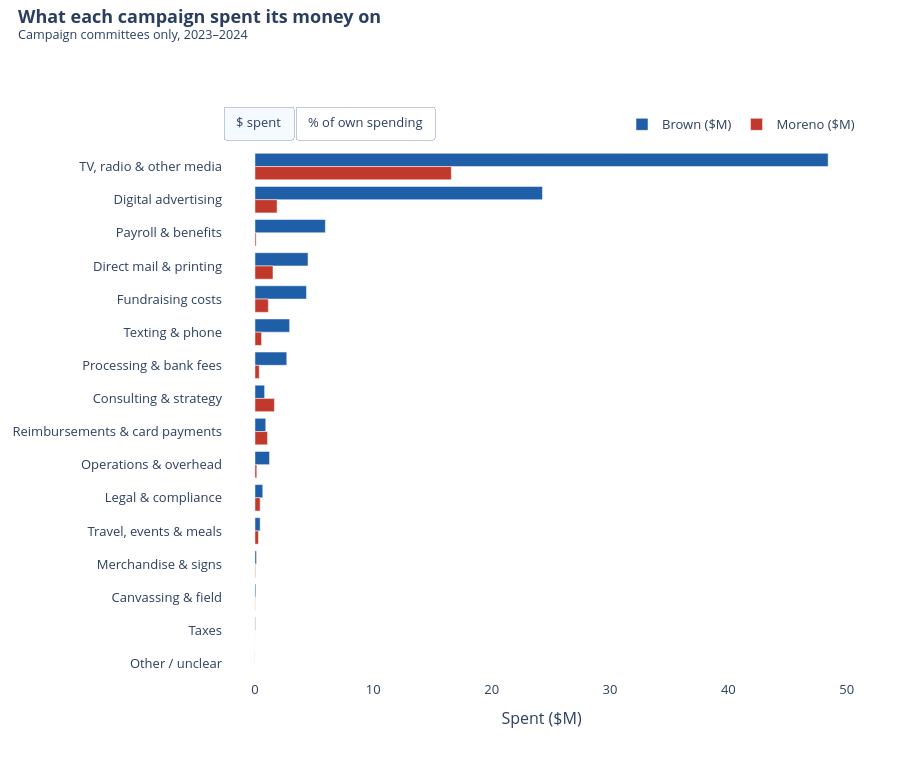

Notebook code for this chart:
### Code cell
# Chart 2: spending by category ($ and % switch)
fig = go.Figure()
for mode in ["dollars", "percent"]:
    for w in WHO:
        if mode == "dollars":
            values = category_table[w] / 1e6
            name = w + " ($M)"
        else:
            values = category_table[w + "_pct"]
            name = w + " (% of own spending)"
        hover = [f"<b>{row['category']}</b><br>{w}: {money_m(row[w])} ({row[w + '_pct']:.1f}% of {w}'s spending)"
                 for _, row in category_table.iterrows()]
        fig.add_trace(go.Bar(y=category_table["category"], x=values, orientation="h", name=name,
                             marker_color=COLORS[w], hovertext=hover, hoverinfo="text",
                             visible=(mode == "dollars")))
fig.update_yaxes(autorange="reversed")
fig.update_xaxes(title_text="Spent ($M)")
fig.update_layout(barmode="group", updatemenus=[dict(
    type="buttons", direction="right", x=0, xanchor="left", y=1.02, yanchor="bottom",
    buttons=[dict(label="$ spent", method="update",
                  args=[{"visible": [True, True, False, False]}, {"xaxis.title.text": "Spent ($M)"}]),
             dict(label="% of own spending", method="update",
                  args=[{"visible": [False, False, True, True]}, {"xaxis.title.text": "Share of own spending (%)"}])])])
finish(fig, "02_category_spending.html", "What each campaign spent its money on", SCOPE, height=780)

### Figure 1 — Plotly figure (JSON) as saved in the notebook; plotly's stock layout.template omitted (floating-point values rounded to 4 significant figures)
{"data": [{"hoverinfo": "text", "hovertext": ["<b>TV, radio & other media</b><br>Brown: $48.43M (49.7% of Brown's spending)", "<b>Digital advertising</b><br>Brown: $24.29M (24.9% of Brown's spending)", "<b>Payroll & benefits</b><br>Brown: $5.95M (6.1% of Brown's spending)", "<b>Direct mail & printing</b><br>Brown: $4.48M (4.6% of Brown's spending)", "<b>Fundraising costs</b><br>Brown: $4.36M (4.5% of Brown's spending)", "<b>Texting & phone</b><br>Brown: $2.93M (3.0% of Brown's spending)", "<b>Processing & bank fees</b><br>Brown: $2.69M (2.8% of Brown's spending)", "<b>Consulting & strategy</b><br>Brown: $0.82M (0.8% of Brown's spending)", "<b>Reimbursements & card payments</b><br>Brown: $0.91M (0.9% of Brown's spending)", "<b>Operations & overhead</b><br>Brown: $1.23M (1.3% of Brown's spending)", "<b>Legal & compliance</b><br>Brown: $0.66M (0.7% of Brown's spending)", "<b>Travel, events & meals</b><br>Brown: $0.44M (0.5% of Brown's spending)", "<b>Merchandise & signs</b><br>Brown: $0.13M (0.1% of Brown's spending)", "<b>Canvassing & field</b><br>Brown: $0.08M (0.1% of Brown's spending)", "<b>Taxes</b><br>Brown: $0.05M (0.1% of Brown's spending)", "<b>Other / unclear</b><br>Brown: $-0.01M (-0.0% of Brown's spending)"], "marker": {"color": "#1f5fa8"}, "name": "Brown ($M)", "orientation": "h", "type": "bar", "visible": true, "x": [48.43, 24.29, 5.951, 4.484, 4.357, 2.933, 2.689, 0.8179, 0.9141, 1.233, 0.6606, 0.44, 0.1338, 0.07995, 0.04903, -0.008062], "y": ["TV, radio & other media", "Digital advertising", "Payroll & benefits", "Direct mail & printing", "Fundraising costs", "Texting & phone", "Processing & bank fees", "Consulting & strategy", "Reimbursements & card payments", "Operations & overhead", "Legal & compliance", "Travel, events & meals", "Merchandise & signs", "Canvassing & field", "Taxes", "Other / unclear"]}, {"hoverinfo": "text", "hovertext": ["<b>TV, radio & other media</b><br>Moreno: $16.59M (64.3% of Moreno's spending)", "<b>Digital advertising</b><br>Moreno: $1.87M (7.2% of Moreno's spending)", "<b>Payroll & benefits</b><br>Moreno: $0.10M (0.4% of Moreno's spending)", "<b>Direct mail & printing</b><br>Moreno: $1.52M (5.9% of Moreno's spending)", "<b>Fundraising costs</b><br>Moreno: $1.13M (4.4% of Moreno's spending)", "<b>Texting & phone</b><br>Moreno: $0.56M (2.2% of Moreno's spending)", "<b>Processing & bank fees</b><br>Moreno: $0.36M (1.4% of Moreno's spending)", "<b>Consulting & strategy</b><br>Moreno: $1.64M (6.4% of Moreno's spending)", "<b>Reimbursements & card payments</b><br>Moreno: $1.07M (4.1% of Moreno's spending)", "<b>Operations & overhead</b><br>Moreno: $0.16M (0.6% of Moreno's spending)", "<b>Legal & compliance</b><br>Moreno: $0.44M (1.7% of Moreno's spending)", "<b>Travel, events & meals</b><br>Moreno: $0.30M (1.1% of Moreno's spending)", "<b>Merchandise & signs</b><br>Moreno: $0.05M (0.2% of Moreno's spending)", "<b>Canvassing & field</b><br>Moreno: $0.02M (0.1% of Moreno's spending)", "<b>Taxes</b><br>Moreno: $0.00M (0.0% of Moreno's spending)", "<b>Other / unclear</b><br>Moreno: $0.00M (0.0% of Moreno's spending)"], "marker": {"color": "#c0392b"}, "name": "Moreno ($M)", "orientation": "h", "type": "bar", "visible": true, "x": [16.59, 1.871, 0.1012, 1.524, 1.132, 0.5615, 0.3637, 1.644, 1.066, 0.1568, 0.4366, 0.2952, 0.04821, 0.02372, 0.004561, 0.0], "y": ["TV, radio & other media", "Digital advertising", "Payroll & benefits", "Direct mail & printing", "Fundraising costs", "Texting & phone", "Processing & bank fees", "Consulting & strategy", "Reimbursements & card payments", "Operations & overhead", "Legal & compliance", "Travel, events & meals", "Merchandise & signs", "Canvassing & field", "Taxes", "Other / unclear"]}, {"hoverinfo": "text", "hovertext": ["<b>TV, radio & other media</b><br>Brown: $48.43M (49.7% of Brown's spending)", "<b>Digital advertising</b><br>Brown: $24.29M (24.9% of Brown's spending)", "<b>Payroll & benefits</b><br>Brown: $5.95M (6.1% of Brown's spending)", "<b>Direct mail & printing</b><br>Brown: $4.48M (4.6% of Brown's spending)", "<b>Fundraising costs</b><br>Brown: $4.36M (4.5% of Brown's spending)", "<b>Texting & phone</b><br>Brown: $2.93M (3.0% of Brown's spending)", "<b>Processing & bank fees</b><br>Brown: $2.69M (2.8% of Brown's spending)", "<b>Consulting & strategy</b><br>Brown: $0.82M (0.8% of Brown's spending)", "<b>Reimbursements & card payments</b><br>Brown: $0.91M (0.9% of Brown's spending)", "<b>Operations & overhead</b><br>Brown: $1.23M (1.3% of Brown's spending)", "<b>Legal & compliance</b><br>Brown: $0.66M (0.7% of Brown's spending)", "<b>Travel, events & meals</b><br>Brown: $0.44M (0.5% of Brown's spending)", "<b>Merchandise & signs</b><br>Brown: $0.13M (0.1% of Brown's spending)", "<b>Canvassing & field</b><br>Brown: $0.08M (0.1% of Brown's spending)", "<b>Taxes</b><br>Brown: $0.05M (0.1% of Brown's spending)", "<b>Other / unclear</b><br>Brown: $-0.01M (-0.0% of Brown's spending)"], "marker": {"color": "#1f5fa8"}, "name": "Brown (% of own spending)", "orientation": "h", "type": "bar", "visible": false, "x": [49.69, 24.93, 6.106, 4.601, 4.47, 3.009, 2.76, 0.8393, 0.9379, 1.265, 0.6778, 0.4515, 0.1373, 0.08203, 0.0503, -0.008272], "y": ["TV, radio & other media", "Digital advertising", "Payroll & benefits", "Direct mail & printing", "Fundraising costs", "Texting & phone", "Processing & bank fees", "Consulting & strategy", "Reimbursements & card payments", "Operations & overhead", "Legal & compliance", "Travel, events & meals", "Merchandise & signs", "Canvassing & field", "Taxes", "Other / unclear"]}, {"hoverinfo": "text", "hovertext": ["<b>TV, radio & other media</b><br>Moreno: $16.59M (64.3% of Moreno's spending)", "<b>Digital advertising</b><br>Moreno: $1.87M (7.2% of Moreno's spending)", "<b>Payroll & benefits</b><br>Moreno: $0.10M (0.4% of Moreno's spending)", "<b>Direct mail & printing</b><br>Moreno: $1.52M (5.9% of Moreno's spending)", "<b>Fundraising costs</b><br>Moreno: $1.13M (4.4% of Moreno's spending)", "<b>Texting & phone</b><br>Moreno: $0.56M (2.2% of Moreno's spending)", "<b>Processing & bank fees</b><br>Moreno: $0.36M (1.4% of Moreno's spending)", "<b>Consulting & strategy</b><br>Moreno: $1.64M (6.4% of Moreno's spending)", "<b>Reimbursements & card payments</b><br>Moreno: $1.07M (4.1% of Moreno's spending)", "<b>Operations & overhead</b><br>Moreno: $0.16M (0.6% of Moreno's spending)", "<b>Legal & compliance</b><br>Moreno: $0.44M (1.7% of Moreno's spending)", "<b>Travel, events & meals</b><br>Moreno: $0.30M (1.1% of Moreno's spending)", "<b>Merchandise & signs</b><br>Moreno: $0.05M (0.2% of Moreno's spending)", "<b>Canvassing & field</b><br>Moreno: $0.02M (0.1% of Moreno's spending)", "<b>Taxes</b><br>Moreno: $0.00M (0.0% of Moreno's spending)", "<b>Other / unclear</b><br>Moreno: $0.00M (0.0% of Moreno's spending)"], "marker": {"color": "#c0392b"}, "name": "Moreno (% of own spending)", "orientation": "h", "type": "bar", "visible": false, "x": [64.26, 7.246, 0.392, 5.901, 4.384, 2.174, 1.409, 6.368, 4.129, 0.6073, 1.691, 1.143, 0.1867, 0.09186, 0.01766, 0.0], "y": ["TV, radio & other media", "Digital advertising", "Payroll & benefits", "Direct mail & printing", "Fundraising costs", "Texting & phone", "Processing & bank fees", "Consulting & strategy", "Reimbursements & card payments", "Operations & overhead", "Legal & compliance", "Travel, events & meals", "Merchandise & signs", "Canvassing & field", "Taxes", "Other / unclear"]}], "layout": {"barmode": "group", "font": {"size": 13}, "height": 780, "legend": {"orientation": "h", "x": 1, "xanchor": "right", "y": 1.02, "yanchor": "bottom"}, "margin": {"b": 100, "l": 80, "r": 40, "t": 150}, "showlegend": true, "title": {"text": "<b>What each campaign spent its money on</b><br><sup>Campaign committees only, 2023–2024</sup>", "x": 0.02, "y": 0.97, "yanchor": "top"}, "updatemenus": [{"buttons": [{"args": [{"visible": [true, true, false, false]}, {"xaxis.title.text": "Spent ($M)"}], "label": "$ spent", "method": "update"}, {"args": [{"visible": [false, false, true, true]}, {"xaxis.title.text": "Share of own spending (%)"}], "label": "% of own spending", "method": "update"}], "direction": "right", "type": "buttons", "x": 0, "xanchor": "left", "y": 1.02, "yanchor": "bottom"}], "xaxis": {"title": {"text": "Spent ($M)"}}, "yaxis": {"automargin": true, "autorange": "reversed"}}}
